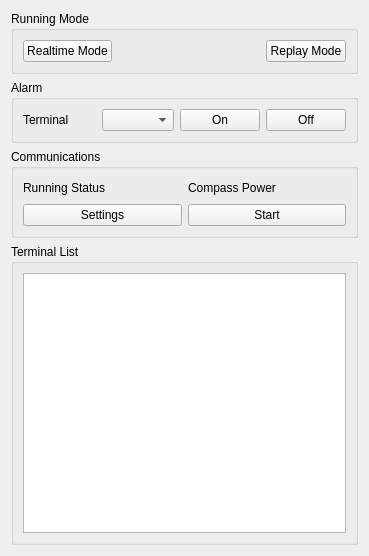
<?xml version="1.0" encoding="UTF-8"?>
<ui version="4.0">
 <class>DeviceListWidget</class>
 <widget class="QWidget" name="DeviceListWidget">
  <property name="geometry">
   <rect>
    <x>0</x>
    <y>0</y>
    <width>369</width>
    <height>556</height>
   </rect>
  </property>
  <property name="sizePolicy">
   <sizepolicy hsizetype="Fixed" vsizetype="Preferred">
    <horstretch>0</horstretch>
    <verstretch>0</verstretch>
   </sizepolicy>
  </property>
  <property name="windowTitle">
   <string/>
  </property>
  <layout class="QGridLayout" name="gridLayout_4">
   <item row="0" column="0">
    <widget class="QGroupBox" name="groupBox_3">
     <property name="title">
      <string>Running Mode</string>
     </property>
     <layout class="QGridLayout" name="gridLayout_5">
      <item row="0" column="0">
       <layout class="QGridLayout" name="gridLayout_2">
        <item row="0" column="0">
         <widget class="QPushButton" name="receiveModePushButton">
          <property name="text">
           <string>Realtime Mode</string>
          </property>
          <property name="checkable">
           <bool>true</bool>
          </property>
          <property name="autoDefault">
           <bool>false</bool>
          </property>
          <attribute name="buttonGroup">
           <string>buttonGroup</string>
          </attribute>
         </widget>
        </item>
        <item row="0" column="1">
         <spacer name="horizontalSpacer">
          <property name="orientation">
           <enum>Qt::Horizontal</enum>
          </property>
          <property name="sizeHint" stdset="0">
           <size>
            <width>40</width>
            <height>20</height>
           </size>
          </property>
         </spacer>
        </item>
        <item row="0" column="2">
         <widget class="QPushButton" name="reviewModePushButton">
          <property name="text">
           <string>Replay Mode</string>
          </property>
          <property name="checkable">
           <bool>true</bool>
          </property>
          <attribute name="buttonGroup">
           <string>buttonGroup</string>
          </attribute>
         </widget>
        </item>
       </layout>
      </item>
     </layout>
    </widget>
   </item>
   <item row="1" column="0">
    <widget class="QGroupBox" name="groupBox_4">
     <property name="title">
      <string>Alarm</string>
     </property>
     <layout class="QGridLayout" name="gridLayout_6">
      <item row="0" column="0">
       <layout class="QGridLayout" name="gridLayout_3">
        <item row="0" column="0">
         <widget class="QLabel" name="label">
          <property name="text">
           <string>Terminal</string>
          </property>
         </widget>
        </item>
        <item row="0" column="1">
         <widget class="QComboBox" name="comboBoxChannel">
          <property name="minimumContentsLength">
           <number>1</number>
          </property>
         </widget>
        </item>
        <item row="0" column="2">
         <widget class="QPushButton" name="alarmOnPushButton">
          <property name="text">
           <string>On</string>
          </property>
          <property name="checkable">
           <bool>true</bool>
          </property>
          <property name="autoDefault">
           <bool>false</bool>
          </property>
         </widget>
        </item>
        <item row="0" column="3">
         <widget class="QPushButton" name="alarmOffPushButton">
          <property name="text">
           <string>Off</string>
          </property>
          <property name="checkable">
           <bool>true</bool>
          </property>
         </widget>
        </item>
       </layout>
      </item>
     </layout>
    </widget>
   </item>
   <item row="2" column="0">
    <widget class="QGroupBox" name="groupBox">
     <property name="enabled">
      <bool>true</bool>
     </property>
     <property name="sizePolicy">
      <sizepolicy hsizetype="Preferred" vsizetype="Preferred">
       <horstretch>0</horstretch>
       <verstretch>0</verstretch>
      </sizepolicy>
     </property>
     <property name="maximumSize">
      <size>
       <width>16777215</width>
       <height>127</height>
      </size>
     </property>
     <property name="title">
      <string>Communications</string>
     </property>
     <layout class="QGridLayout" name="gridLayout_7">
      <item row="0" column="0">
       <layout class="QGridLayout" name="gridLayout">
        <item row="0" column="0">
         <widget class="QLabel" name="label_2">
          <property name="text">
           <string>Running Status</string>
          </property>
         </widget>
        </item>
        <item row="0" column="1">
         <widget class="HLed" name="ledComm" native="true">
          <property name="sizePolicy">
           <sizepolicy hsizetype="Fixed" vsizetype="Fixed">
            <horstretch>0</horstretch>
            <verstretch>0</verstretch>
           </sizepolicy>
          </property>
          <property name="minimumSize">
           <size>
            <width>20</width>
            <height>20</height>
           </size>
          </property>
          <property name="maximumSize">
           <size>
            <width>25</width>
            <height>25</height>
           </size>
          </property>
         </widget>
        </item>
        <item row="0" column="2">
         <widget class="QLabel" name="labelGpsStatus">
          <property name="text">
           <string>Compass Power</string>
          </property>
         </widget>
        </item>
        <item row="0" column="3">
         <widget class="HLed" name="ledCompass" native="true">
          <property name="sizePolicy">
           <sizepolicy hsizetype="Fixed" vsizetype="Fixed">
            <horstretch>0</horstretch>
            <verstretch>0</verstretch>
           </sizepolicy>
          </property>
          <property name="minimumSize">
           <size>
            <width>20</width>
            <height>20</height>
           </size>
          </property>
          <property name="maximumSize">
           <size>
            <width>25</width>
            <height>25</height>
           </size>
          </property>
         </widget>
        </item>
        <item row="1" column="0" colspan="2">
         <widget class="QPushButton" name="pushButtonConfig">
          <property name="text">
           <string>Settings</string>
          </property>
         </widget>
        </item>
        <item row="1" column="2" colspan="2">
         <widget class="QPushButton" name="pushButtonStart">
          <property name="sizePolicy">
           <sizepolicy hsizetype="Minimum" vsizetype="Fixed">
            <horstretch>0</horstretch>
            <verstretch>0</verstretch>
           </sizepolicy>
          </property>
          <property name="text">
           <string>Start</string>
          </property>
         </widget>
        </item>
       </layout>
      </item>
     </layout>
    </widget>
   </item>
   <item row="3" column="0">
    <widget class="QGroupBox" name="groupBox_2">
     <property name="title">
      <string>Terminal List</string>
     </property>
     <layout class="QGridLayout" name="gridLayout_8">
      <item row="0" column="0">
       <widget class="QTableView" name="terminalTableView">
        <property name="editTriggers">
         <set>QAbstractItemView::NoEditTriggers</set>
        </property>
        <property name="dragDropOverwriteMode">
         <bool>false</bool>
        </property>
        <attribute name="verticalHeaderVisible">
         <bool>false</bool>
        </attribute>
       </widget>
      </item>
     </layout>
    </widget>
   </item>
  </layout>
 </widget>
 <customwidgets>
  <customwidget>
   <class>HLed</class>
   <extends>QWidget</extends>
   <header>hled.h</header>
   <container>1</container>
  </customwidget>
 </customwidgets>
 <resources/>
 <connections/>
 <buttongroups>
  <buttongroup name="buttonGroup"/>
 </buttongroups>
</ui>
